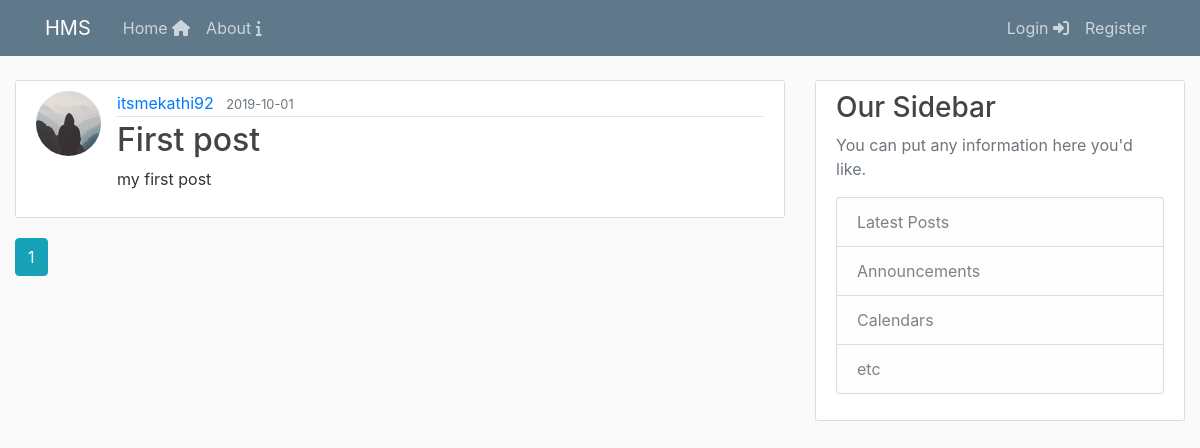
/home, run on an earlier commit of the app's database.
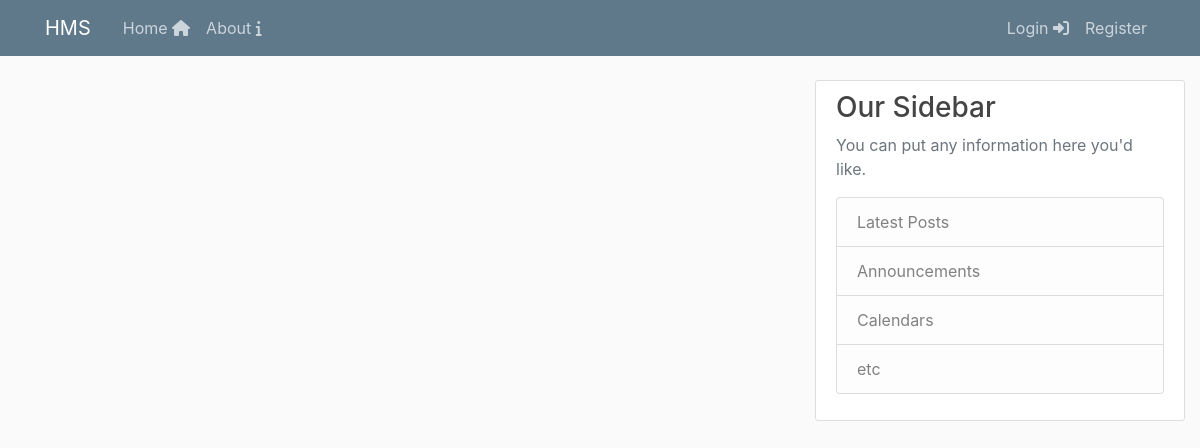
And on a later commit of the database.
### app/models.py (models this page shows, shortened)
class Post(db.Model):
    id = db.Column(db.Integer, primary_key=True)
    title = db.Column(db.String(100), nullable=False)
    date_posted = db.Column(
        db.DateTime(), nullable=False, default=datetime.utcnow)
    content = db.Column(db.Text(), nullable=False)
    user_id = db.Column(db.Integer, db.ForeignKey('users.id'), nullable=False)

class User(db.Model, UserMixin):
    __tablename__ = 'users'
    id = db.Column(db.Integer, primary_key=True)
    active = db.Column('is_active', db.Boolean(),
                       nullable=False, server_default='1')
    username = db.Column(db.String(20), unique=True, nullable=False)
    email = db.Column(db.String(255, collation='NOCASE'),
                      nullable=False, unique=True)
    email_confirmed_at = db.Column(db.DateTime())
    password = db.Column(db.String(255), nullable=False, server_default='')
    image_file = db.Column(db.String(20), nullable=False,
                           default='default.jpg')
    first_name = db.Column(db.String(100, collation='NOCASE'),
                           nullable=False, server_default='')
    last_name = db.Column(db.String(100, collation='NOCASE'),
                          nullable=False, server_default='')
    roles = db.relationship('Role', secondary='user_roles')
    posts = db.relationship('Post', backref='author', lazy=True)
    todoLists = db.relationship('ToDoList', backref="user", lazy=True)
    allComments = db.relationship('ToDoItemComments', backref="user", lazy=True)
    workLogs = db.relationship('ToDoItemWorkLog', backref="user", lazy=True)

### app/main/routes.py (the view)
@main.route('/')
@main.route('/home')
def home():
    page = request.args.get('page', 1, type=int)
    posts = Post.query.order_by(
        Post.date_posted.desc()).paginate(page=page, per_page=5)
    return render_template('/main/home.html', posts=posts)

### app/templates/main/home.html
{% extends "layout.html" %}
{% block content %}
{% for post in posts.items %}
<article class="media content-section">
    <img src="{{ url_for('static', filename='profile_pics/' + post.author.image_file) }}" class="rounded-circle article-img">
    <div class="media-body">
        <div class="article-metadata">
            <a class="mr-2" href="{{ url_for('users.user_posts', username=post.author.username)}}">{{ post.author.username }}</a>
            <small class="text-muted">{{ post.date_posted.strftime('%Y-%m-%d') }}</small>
        </div>
        <h2><a class="article-title" href="{{ url_for('posts.post', post_id=post.id)}}">{{ post.title }}</a></h2>
        <p class="article-content">{{ post.content }}</p>
    </div>
</article>
{% endfor %}
{% for page_num in posts.iter_pages(left_edge=1, right_edge=1, left_current=1, right_current=2) %}
    {% if page_num %}
        {% if posts.page == page_num %}
        <a class="btn btn-info mb-4" href="{{ url_for('main.home', page=page_num)}}">{{ page_num }}</a>
        {% else %}
            <a class="btn btn-outline-info mb-4" href="{{ url_for('main.home', page=page_num)}}">{{ page_num }}</a>
        {% endif %}
    {% else %}
        ...
    {% endif %}
{% endfor%}
{% endblock content%}

What changed in the data, as far as the page shows it:
removed Post: image_file (placeholder picture), author.username "itsmekathi92", date_posted "2019-10-01", title "First post", content "my first post"
Also different on the page:
list line gone: "1"
